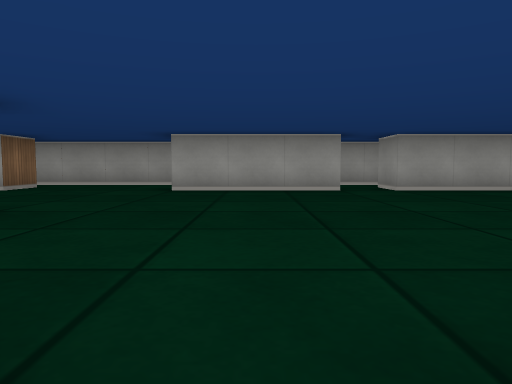
View 1 (above)

17 first-person views from a walk through a cub3D ray-caster map. The camera is about half as high as the walls, tilts 4° down and sees 70° across. The floor is counted in squares. Each view is taken from the middle of a square. On the plan, view 1 faces up. The plan holds only what a view shows up to about 9 squares ahead; the rest is blank.

View 2
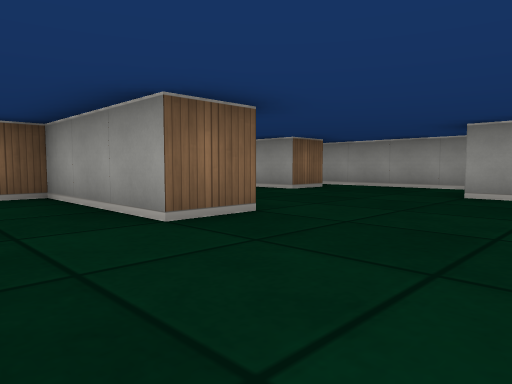

View 3
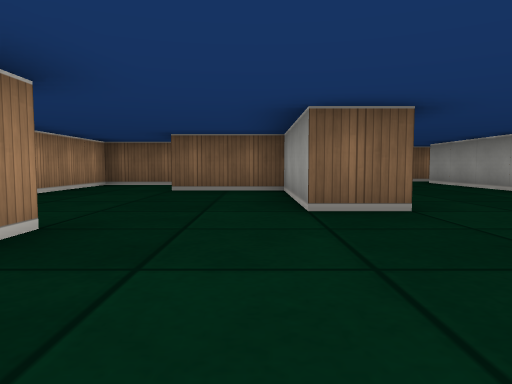

View 4
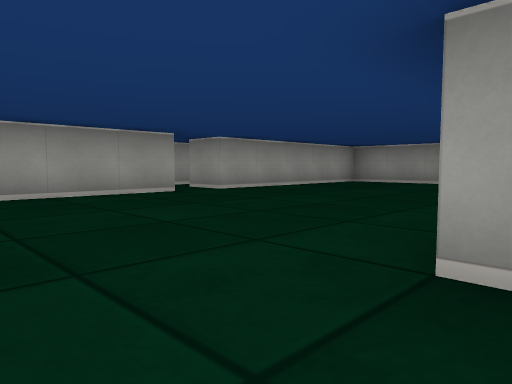

View 5
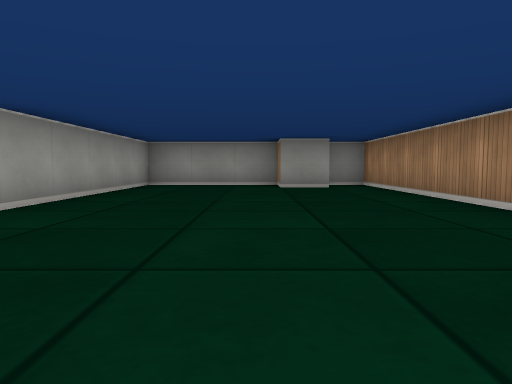

View 6
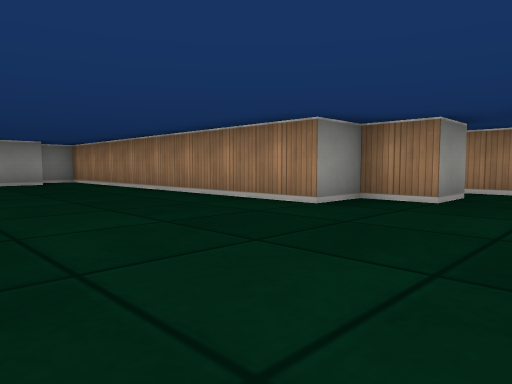

View 7
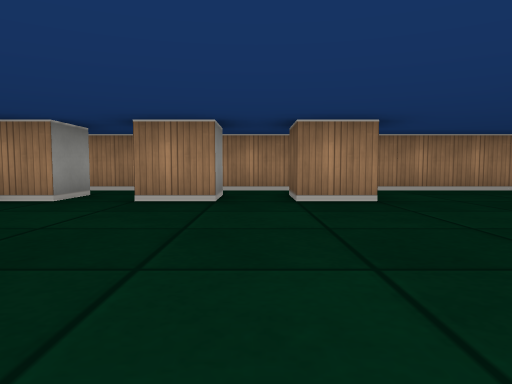

View 8
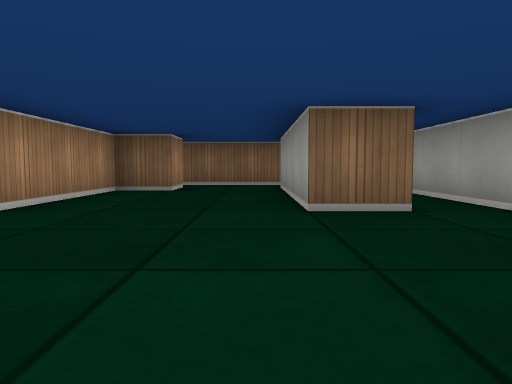

View 9
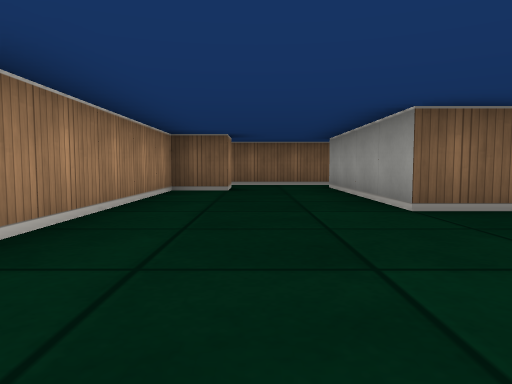

View 10
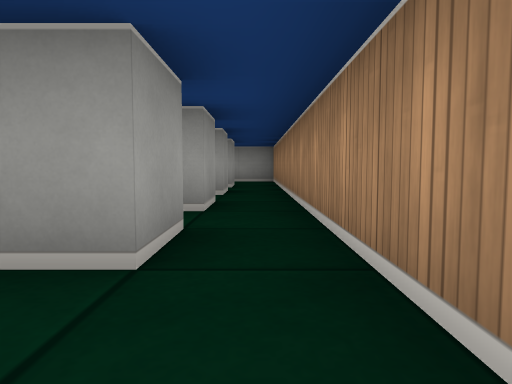

View 11
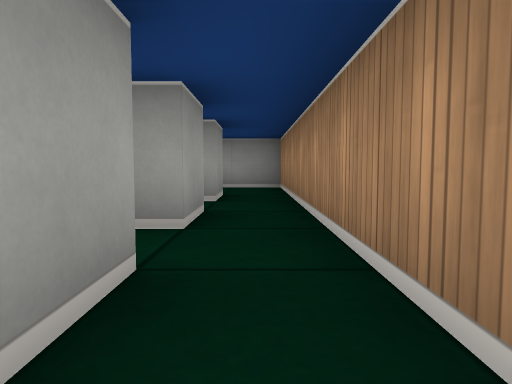

View 12
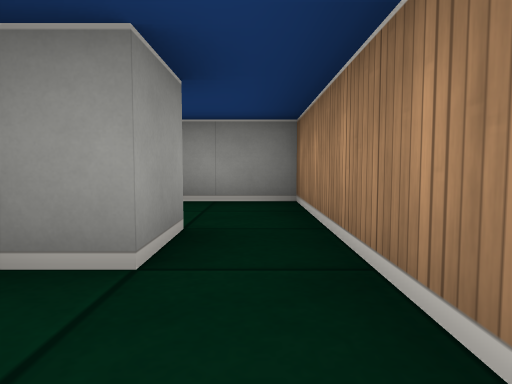

View 13
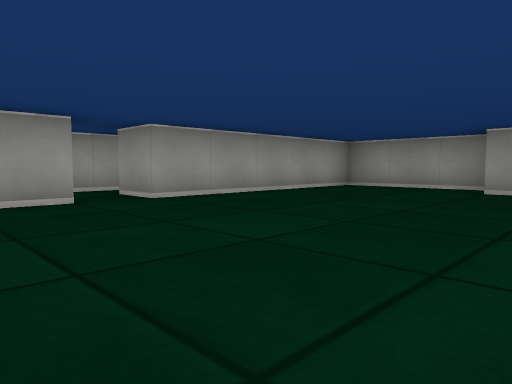

View 14
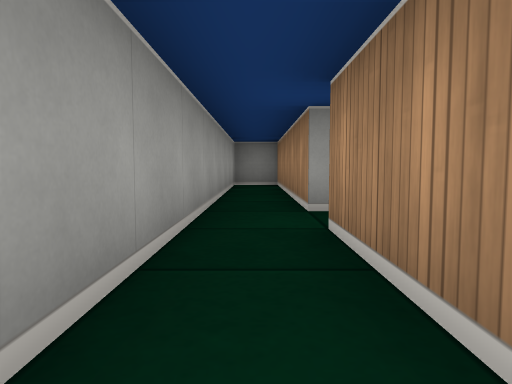

View 15
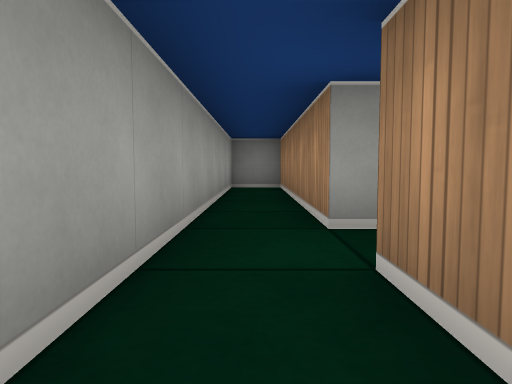

View 16
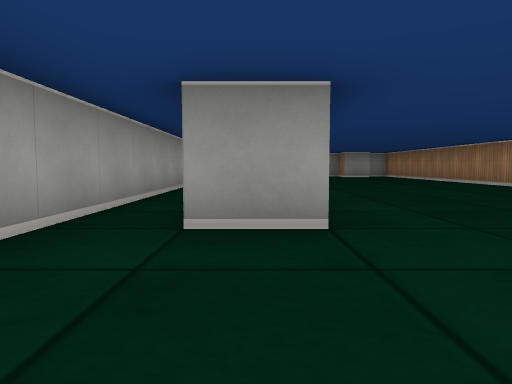

View 17
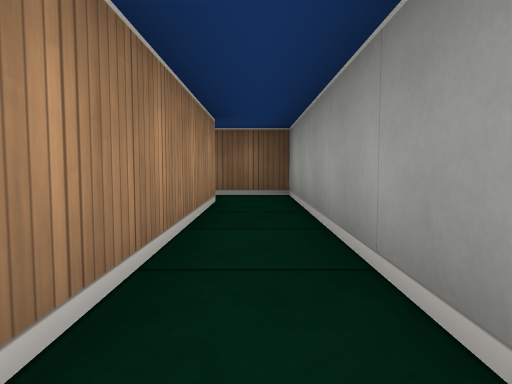

### Floor plan
Points are (right, up) in squares from view 1. A wall is a line through its corners. A room is listed if a view was taken in it or the views show most of it. See-through windows are left out.
Room 1 (views 1, 2, 3, 4, 5, 6, 7, 8, 9, 10, 11, 13, 14, 15, 16, 17)
walls: (1.6, 6.5) (-1.5, 6.5) (-1.5, 7.5); (-2.5, 3.6) (-2.5, 2.5) (-5.5, 2.5) (-5.5, 0.5); (-1.6, 0.5) (-0.5, 0.5) (-0.5, -0.5); (3.6, 7.5) (5.5, 7.5); (0.5, -0.5) (0.5, 0.5) (1.5, 0.5); (3.5, -0.5) (2.5, -0.5) (2.5, 0.5) (3.5, 0.5) (3.5, 1.5) (11.5, 1.5) (11.5, 2.4); (5.6, 6.5) (2.5, 6.5) (2.5, 7.5); (-0.6, -1.5) (4.6, -1.5); (-5.5, -1.5) (-2.1, -1.5); (-8.5, 4.5) (-7.5, 4.5) (-7.5, 3.5) (-3.1, 3.5); (10.5, 2.4) (10.5, 3.5) (11.5, 3.5) (11.5, 6.5) (6.5, 6.5) (6.5, 7.5) (11.5, 7.5) (11.5, 8.5) (-9.5, 8.5) (-9.5, 4.2); (-8.5, 7.5) (-4.5, 7.5) (-4.5, 6.5) (-8.5, 6.5)
ways out: opening at (5, -1) to room 2; opening at (-6, -0.5) to room 4
Room 2 (view 12)
walls: (7.5, -0.5) (6.5, -0.5) (6.5, -0.1); (5.5, -0.5) (4.5, -0.5); (8.5, -0.5) (8.5, 0.1); (4.6, -1.5) (8.5, -1.5)
ways out: opening at (5, -1) to room 1; opening at (9, -1) to room 3
Room 3 (no view inside)
walls: (9.5, -0.5) (8.5, -0.5); (8.5, -1.5) (11.5, -1.5) (11.5, 0)
ways out: opening at (9, -1) to room 2
Room 4 (no view inside)
walls: (-7.5, 0.1) (-7.5, -1.5) (-5.5, -1.5)
ways out: opening at (-6, -0.5) to room 1

Positions as (right, up) in squares from view 1, and headings:
1: (0, 0), facing up
2: (0, 1), facing up-left
3: (1, 2), facing left
4: (2, 1), facing up-right
5: (3, 4), facing right
6: (1, 5), facing down-right
7: (0, 5), facing down
8: (-1, 6), facing left
9: (-1, 5), facing left
10: (1, -1), facing right
11: (4, -1), facing right
12: (7, -1), facing right
13: (4, 2), facing up-right
14: (3, 8), facing right
15: (4, 8), facing right
16: (-4, 7), facing right
17: (-4, 8), facing left
